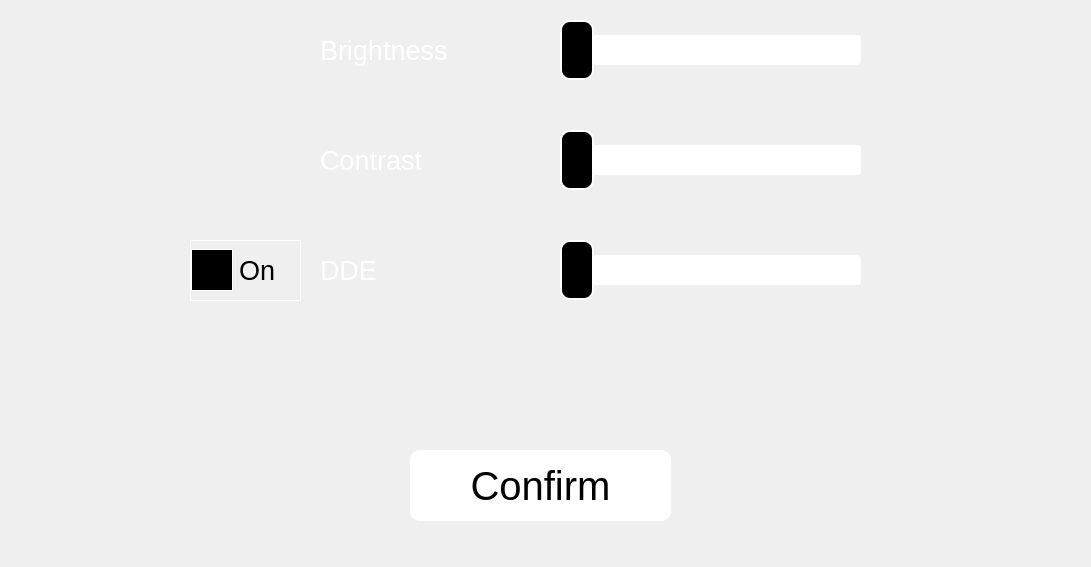
    <widget class="QWidget" name="thermalcamera">
     <property name="geometry">
      <rect>
       <x>0</x>
       <y>0</y>
       <width>1091</width>
       <height>567</height>
      </rect>
     </property>
     <property name="font">
      <font>
       <family>Arial</family>
      </font>
     </property>
     <attribute name="label">
      <string>Thermal Camera</string>
     </attribute>
     <widget class="QSlider" name="contrast">
      <property name="geometry">
       <rect>
        <x>560</x>
        <y>130</y>
        <width>301</width>
        <height>61</height>
       </rect>
      </property>
      <property name="font">
       <font>
        <family>Ubuntu</family>
        <pointsize>20</pointsize>
       </font>
      </property>
      <property name="styleSheet">
       <string notr="true">QSlider::groove:horizontal { 
	background-color: white;
	border: 0px solid #424242; 
	height: 30px; 
	border-radius: 4px;
}

QSlider::handle:horizontal { 
	background-color: black; 
	border: 2px solid white; 
	width: 30px; 
	height: 60px; 
	line-height: 60px; 
	margin-top: -15px; 
	margin-bottom: -15px; 
	border-radius: 10px; 
}

QSlider::handle:horizontal:hover { 
	border-radius: 10px;
}</string>
      </property>
      <property name="maximum">
       <number>255</number>
      </property>
      <property name="pageStep">
       <number>0</number>
      </property>
      <property name="orientation">
       <enum>Qt::Horizontal</enum>
      </property>
     </widget>
     <widget class="QSlider" name="brightness">
      <property name="geometry">
       <rect>
        <x>560</x>
        <y>20</y>
        <width>301</width>
        <height>61</height>
       </rect>
      </property>
      <property name="font">
       <font>
        <family>Ubuntu</family>
        <pointsize>20</pointsize>
       </font>
      </property>
      <property name="styleSheet">
       <string notr="true">QSlider::groove:horizontal { 
	background-color: white;
	border: 0px solid #424242; 
	height: 30px; 
	border-radius: 4px;
}

QSlider::handle:horizontal { 
	background-color: black; 
	border: 2px solid white; 
	width: 30px; 
	height: 60px; 
	line-height: 60px; 
	margin-top: -15px; 
	margin-bottom: -15px; 
	border-radius: 10px; 
}

QSlider::handle:horizontal:hover { 
	border-radius: 10px;
}</string>
      </property>
      <property name="maximum">
       <number>255</number>
      </property>
      <property name="pageStep">
       <number>0</number>
      </property>
      <property name="value">
       <number>0</number>
      </property>
      <property name="tracking">
       <bool>true</bool>
      </property>
      <property name="orientation">
       <enum>Qt::Horizontal</enum>
      </property>
     </widget>
     <widget class="QLabel" name="brightness_lbl">
      <property name="geometry">
       <rect>
        <x>320</x>
        <y>20</y>
        <width>151</width>
        <height>61</height>
       </rect>
      </property>
      <property name="font">
       <font>
        <family>Ubuntu</family>
        <pointsize>20</pointsize>
       </font>
      </property>
      <property name="styleSheet">
       <string notr="true">color: white;</string>
      </property>
      <property name="text">
       <string>Brightness </string>
      </property>
     </widget>
     <widget class="QLabel" name="contrast_lbl">
      <property name="geometry">
       <rect>
        <x>320</x>
        <y>130</y>
        <width>151</width>
        <height>61</height>
       </rect>
      </property>
      <property name="font">
       <font>
        <family>Ubuntu</family>
        <pointsize>20</pointsize>
       </font>
      </property>
      <property name="styleSheet">
       <string notr="true">color: white;</string>
      </property>
      <property name="text">
       <string>Contrast </string>
      </property>
     </widget>
     <widget class="QLabel" name="dde_lbl">
      <property name="geometry">
       <rect>
        <x>320</x>
        <y>240</y>
        <width>151</width>
        <height>61</height>
       </rect>
      </property>
      <property name="font">
       <font>
        <family>Ubuntu</family>
        <pointsize>20</pointsize>
       </font>
      </property>
      <property name="styleSheet">
       <string notr="true">color: white;</string>
      </property>
      <property name="text">
       <string>DDE</string>
      </property>
     </widget>
     <widget class="QSlider" name="dde">
      <property name="enabled">
       <bool>false</bool>
      </property>
      <property name="geometry">
       <rect>
        <x>560</x>
        <y>240</y>
        <width>301</width>
        <height>61</height>
       </rect>
      </property>
      <property name="font">
       <font>
        <family>Ubuntu</family>
        <pointsize>20</pointsize>
       </font>
      </property>
      <property name="styleSheet">
       <string notr="true">QSlider::groove:horizontal { 
	background-color: white;
	border: 0px solid #424242; 
	height: 30px; 
	border-radius: 4px;
}

QSlider::handle:horizontal { 
	background-color: black; 
	border: 2px solid white; 
	width: 30px; 
	height: 60px; 
	line-height: 60px; 
	margin-top: -15px; 
	margin-bottom: -15px; 
	border-radius: 10px; 
}

QSlider::handle:horizontal:hover { 
	border-radius: 10px;
}</string>
      </property>
      <property name="maximum">
       <number>255</number>
      </property>
      <property name="pageStep">
       <number>0</number>
      </property>
      <property name="orientation">
       <enum>Qt::Horizontal</enum>
      </property>
     </widget>
     <widget class="QLabel" name="lblBrightness_value">
      <property name="geometry">
       <rect>
        <x>480</x>
        <y>20</y>
        <width>71</width>
        <height>61</height>
       </rect>
      </property>
      <property name="font">
       <font>
        <family>Ubuntu</family>
        <pointsize>20</pointsize>
       </font>
      </property>
      <property name="styleSheet">
       <string notr="true">color: white;</string>
      </property>
      <property name="text">
       <string/>
      </property>
     </widget>
     <widget class="QLabel" name="lblContrast_value">
      <property name="geometry">
       <rect>
        <x>480</x>
        <y>130</y>
        <width>71</width>
        <height>61</height>
       </rect>
      </property>
      <property name="font">
       <font>
        <family>Ubuntu</family>
        <pointsize>20</pointsize>
       </font>
      </property>
      <property name="styleSheet">
       <string notr="true">color: white;</string>
      </property>
      <property name="text">
       <string/>
      </property>
     </widget>
     <widget class="QLabel" name="lblDDE_value">
      <property name="geometry">
       <rect>
        <x>480</x>
        <y>240</y>
        <width>71</width>
        <height>61</height>
       </rect>
      </property>
      <property name="font">
       <font>
        <family>Ubuntu</family>
        <pointsize>20</pointsize>
       </font>
      </property>
      <property name="styleSheet">
       <string notr="true">color: white;</string>
      </property>
      <property name="text">
       <string/>
      </property>
     </widget>
     <widget class="QPushButton" name="btnConfirmCamSettings">
      <property name="geometry">
       <rect>
        <x>410</x>
        <y>450</y>
        <width>261</width>
        <height>71</height>
       </rect>
      </property>
      <property name="font">
       <font>
        <family>Ubuntu</family>
        <pointsize>30</pointsize>
        <weight>50</weight>
        <bold>false</bold>
       </font>
      </property>
      <property name="focusPolicy">
       <enum>Qt::ClickFocus</enum>
      </property>
      <property name="styleSheet">
       <string notr="true">border: 2px white;
border-radius: 10px;
padding: 0 8px;
background: white;
color: black;</string>
      </property>
      <property name="text">
       <string>Confirm</string>
      </property>
     </widget>
     <widget class="QCheckBox" name="dde_mode">
      <property name="geometry">
       <rect>
        <x>190</x>
        <y>240</y>
        <width>111</width>
        <height>61</height>
       </rect>
      </property>
      <property name="font">
       <font>
        <family>Ubuntu</family>
        <pointsize>20</pointsize>
       </font>
      </property>
      <property name="styleSheet">
       <string notr="true">QCheckBox::indicator {
    width: 40px;
    height: 40px;
    background-color: black;
    border-style: solid;
    border-width: 1px;
    border-color: white;
}
QCheckBox::indicator:checked {
    background-color: qradialgradient(spread:pad, 
                            cx:0.5,
                            cy:0.5,
                            radius:0.9,
                            fx:0.5,
                            fy:0.5,
                            stop:0 white,
							stop:0.5 gray, 
                            stop:1 black);
}
QCheckBox:checked, QCheckBox::indicator:checked {
    border-color: white;
}
QCheckBox{
border: 1px solid white;
}</string>
      </property>
      <property name="text">
       <string>On</string>
      </property>
     </widget>
    </widget>
